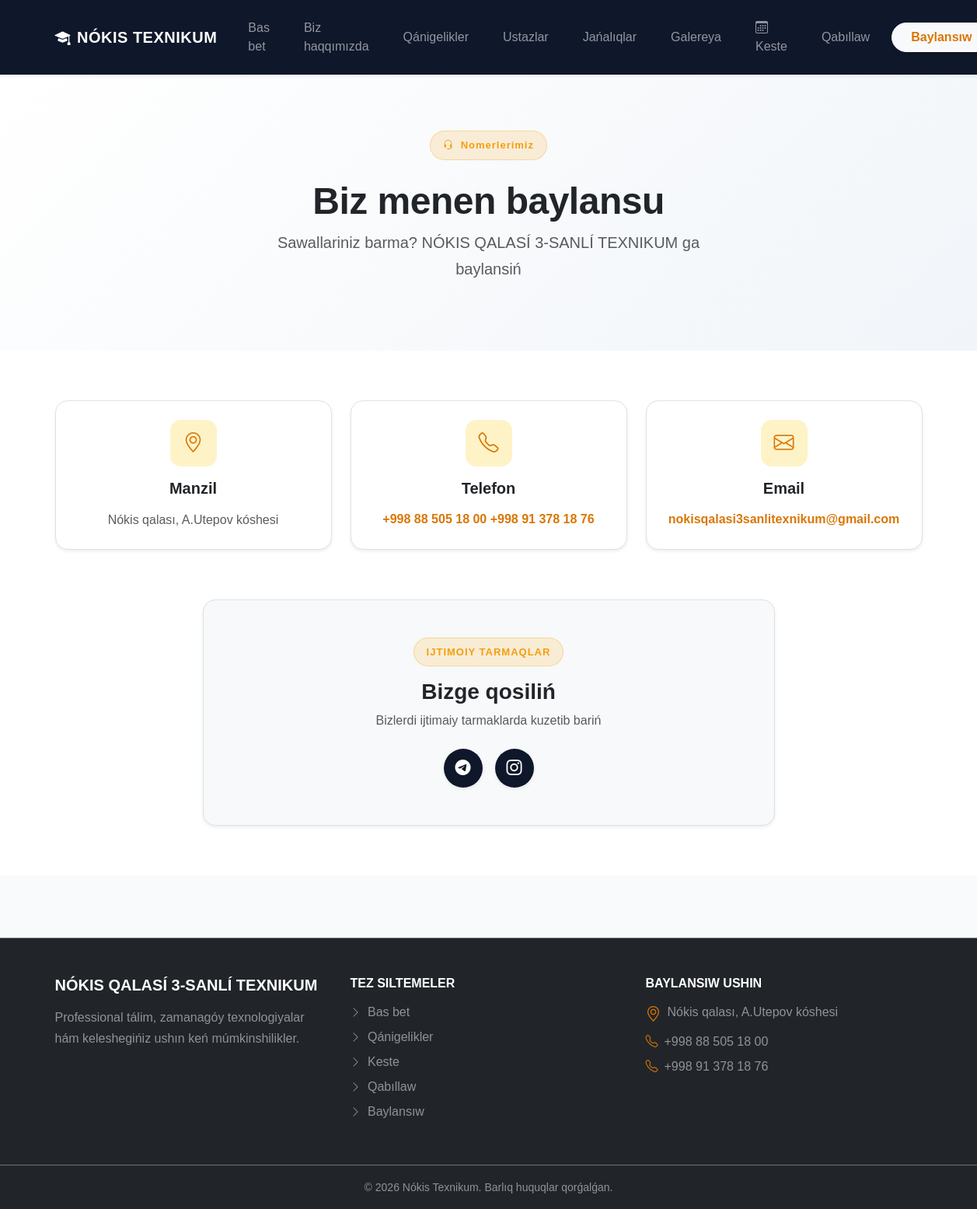
Page /contact/ on the committed database.
### core/models.py (models this page shows, shortened)
class SiteInformation(models.Model):
    name = models.CharField(
        max_length=255,
        default="Nukus Shahar 3-sonli Texnikum"
    )
    short_description = models.TextField(blank=True)
    about = models.TextField(blank=True)
    address = models.CharField(max_length=255, blank=True)
    phone = models.CharField(max_length=50, blank=True)
    email = models.EmailField(blank=True)
    logo = models.ImageField(
        upload_to="site/",
        blank=True,
        null=True
    )
    facebook = models.URLField(blank=True)
    instagram = models.URLField(blank=True)
    telegram = models.URLField(blank=True)
    youtube = models.URLField(blank=True)
    updated_at = models.DateTimeField(auto_now=True)
    class Meta:
        verbose_name = "Site Information"
        verbose_name_plural = "Site Information"

### core/views.py (the view)
def contact(request):
    information = SiteInformation.objects.first()
    return render(
        request,
        "core/contact.html",
        {
            "information": information
        }
    )

### core/templates/core/contact.html (shortened to what this page needs)
{% extends "base.html" %}
{% block content %}
<section class="contact-hero py-5 position-relative overflow-hidden fade-in-up">
    <div class="container text-center py-4">
        <span class="hero-badge mb-3 d-inline-block">
            <i class="bi bi-headset me-1"></i> Nomerlerimiz
        </span>
        <h1 class="display-5 fw-bold mt-2 text-dark" style="letter-spacing: -0.5px;">
            Biz menen baylansu
        </h1>
        <p class="lead text-muted mx-auto" style="max-width: 600px; line-height: 1.7;">
            Sawallariniz barma? NÓKIS QALASÍ 3-SANLÍ TEXNIKUM ga baylansiń
        </p>
    </div>
</section>
<section class="py-5 bg-white">
    <div class="container py-3">
        <div class="row g-4 justify-content-center">
            <div class="col-md-6 col-lg-4">
                <div class="contact-card border rounded-4 p-4 h-100 shadow-sm text-center">
                    <div class="admission-icon mx-auto mb-3">
                        <i class="bi bi-geo-alt"></i>
                    </div>
                    <h4 class="fw-bold fs-5 text-dark mb-3">
                        Manzil
                    </h4>
                    {% if information and information.address %}
                    <p class="text-muted mb-0" style="line-height: 1.6;">
                        {{ information.address }}
                    </p>
                    {% else %}
                    <p class="text-muted mb-0">
                        Rásmiy mánzil tez arada daǵaza etiledi
                    </p>
                    {% endif %}
                </div>
            </div>
            <div class="col-md-6 col-lg-4">
                <div class="contact-card border rounded-4 p-4 h-100 shadow-sm text-center">
                    <div class="admission-icon mx-auto mb-3">
                        <i class="bi bi-telephone"></i>
                    </div>
                    <h4 class="fw-bold fs-5 text-dark mb-3">
                        Telefon
                    </h4>
                    {% if information and information.phone %}
                    <p class="mb-0">
                        <a
                            href="tel:{{ information.phone }}"
                            class="text-decoration-none fw-semibold fs-6 text-primary"
                        >
                            {{ information.phone }}
                        </a>
                    </p>
                    {% else %}
                    <p class="text-muted mb-0">
                        Telefon nomer tez arada daǵaza etiledi
                    </p>
                    {% endif %}
                </div>
            </div>
            <div class="col-md-6 col-lg-4">
                <div class="contact-card border rounded-4 p-4 h-100 shadow-sm text-center">
                    <div class="admission-icon mx-auto mb-3">
                        <i class="bi bi-envelope"></i>
                    </div>
                    <h4 class="fw-bold fs-5 text-dark mb-3">
                        Email
                    </h4>
                    {% if information and information.email %}
                    <p class="mb-0">
                        <a
                            href="mailto:{{ information.email }}"
                            class="text-decoration-none fw-semibold text-primary"
                        >
                            {{ information.email }}
                        </a>
                    </p>
                    {% else %}
                    <p class="text-muted mb-0">
                        Email mánzil tez arada daǵaza etiledi
                    </p>
                    {% endif %}
                </div>
            </div>
        </div>
        <div class="row mt-5 pt-3">
            <div class="col-lg-8 mx-auto">
                <div class="contact-social text-center bg-light border rounded-4 p-4 p-md-5 shadow-sm">
                    <span class="hero-badge mb-2 d-inline-block">
                        IJTIMOIY TARMAQLAR
                    </span>
                    <h3 class="fw-bold text-dark mt-2">
                        Bizge qosiliń
                    </h3>
                    <p class="text-muted">
                        Bizlerdi ijtimaiy tarmaklarda kuzetib bariń
                    </p>
                    <div class="d-flex justify-content-center gap-3 mt-4">
                        {% if information and information.telegram %}
                        <a
                            href="{{ information.telegram }}"
                            target="_blank"
                            class="social-button shadow-sm"
                            title="Telegram"
                        >
                            <i class="bi bi-telegram"></i>
                        </a>
                        {% endif %}
                        {% if information and information.instagram %}
                        <a
                            href="{{ information.instagram }}"
                            target="_blank"
                            class="social-button shadow-sm"
                            title="Instagram"
                        >
                            <i class="bi bi-instagram"></i>
                        </a>
                        {% endif %}
                    </div>
                </div>
            </div>
        </div>
    </div>
</section>
{% endblock %}

### static/css/style.css (style rules this page uses)
body { font-family: Arial, sans-serif; background-color: #f8fafc; overflow-x: hidden; color: #334155; }
.fade-in-up { animation: fadeInUp 0.6s ease forwards; }
.text-primary { color: #d97706 !important; }
.teacher-card, .news-card, .home-specialty-card, .home-teacher-card, .home-news-card, .feature-card, .contact-card, .admission-card { overflow: hidden; transition: transform 0.35s cubic-bezier(0.165, 0.84, 0.44, 1), box-shadow 0.35s cubic-bezier(0.165, 0.84, 0.44, 1); border: 1px solid rgba(15, 23, 42, 0.06); }
.admission-hero, .about-hero, .contact-hero { background: linear-gradient(135deg, #ffffff 0%, #f1f5f9 100%); position: relative; }
.admission-card, .feature-card, .contact-card { background: white; padding: 35px 25px; border-radius: 16px; box-shadow: 0 8px 30px rgba(15, 23, 42, 0.04); }
.admission-icon, .stat-item > i { width: 60px; height: 60px; display: flex; align-items: center; justify-content: center; background: #fef3c7; color: #d97706; border-radius: 14px; font-size: 26px; transition: background 0.3s ease, color 0.3s ease; }
.admission-contact, .contact-social { background: #f8fafc; border-radius: 16px; padding: 50px 30px; border: 1px solid #e2e8f0; }
.social-button { width: 50px; height: 50px; display: flex; align-items: center; justify-content: center; border-radius: 50%; background: #0f172a; color: white; font-size: 20px; text-decoration: none; transition: transform 0.3s cubic-bezier(0.175, 0.885, 0.32, 1.275), background 0.2s ease; }
.hero-badge { display: inline-block; padding: 8px 16px; border-radius: 30px; background: rgba(245, 158, 11, 0.15); color: #f59e0b; font-size: 13px; font-weight: 700; letter-spacing: 1px; border: 1px solid rgba(245, 158, 11, 0.3); }

### rows in the picture
SiteInformation: address "Nókis qalası, A.Utepov kóshesi", phone "+998 88 505 18 00 +998 91 378 18 76", email "nokisqalasi3sanlitexnikum@gmail.com"
